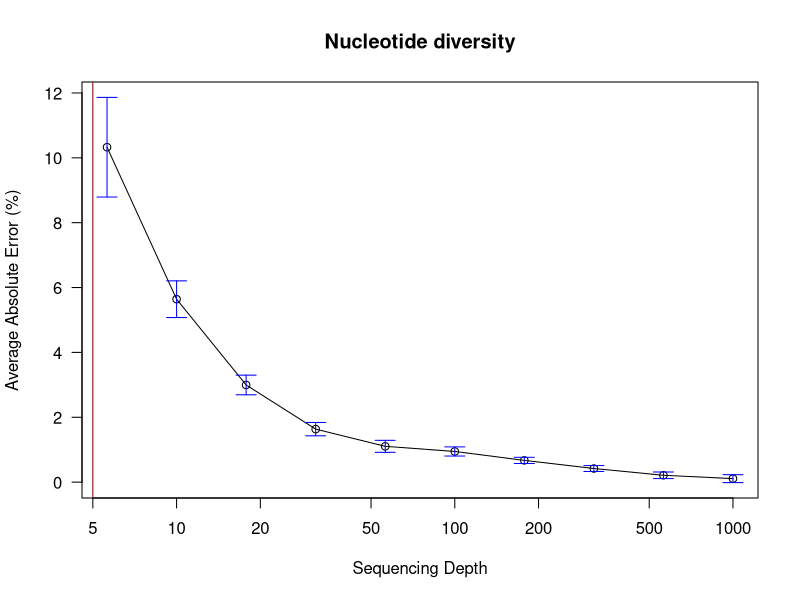

Write R code to recreate this figure.
setwd("/home/ebustos/Escritorio/01.PATOS.experiments/11.Sequencing.bias/05.PARA.ISME/06.Merged/")
ins <- read.csv("nucleotide.diversity.table.csv", sep = "\t")
tad <- read.csv("coverage.table.csv", sep = "\t")

ins$Genomospecies <- tolower(ins$Genomospecies)
ins[ins == 0] <- NA
tad[tad == 0] <- NA

gsp <- unique(tad$Genomospecies)
mg <- colnames(tad)[-c(1:2)]

#Coverage threshold, users can change this value by a desired threshold e.g. 10X or 200X
depth_limit <- 5

#Estimating Errors
x.breaks <- 10^seq(-6, 3, by = 0.25)
y.val <- vector("list", length(x.breaks))
y.errors <- vector("list", length(x.breaks))
y.n <- rep(0, length(x.breaks))

for (j in gsp) {
  for (i in mg) {
    x <- tad[tad$Genomospecies == j, i]
    y <- ins[ins$Genomospecies == j, i]
    s <- !is.na(x) & !is.na(y)
    if (!any(s)) next
    x <- x[s]
    y <- y[s] / tail(y, n = 1, na.rm = TRUE)
    
    for (k in seq_along(x)) {
      x.k <- head(which(x[k] < x.breaks), n = 1)
      if (length(x.k) > 0 && !is.na(x.k) && x.k <= length(y.val)) {
        y.val[[x.k]] <- c(y.val[[x.k]], y[k])
        
        y.expected <- mean(y.val[[x.k]], na.rm = TRUE)
        y.error <- abs(y[k] - y.expected) / y.expected * 100
        y.errors[[x.k]] <- c(y.errors[[x.k]], y.error)
        
        y.n[x.k] <- y.n[x.k] + 1
      }
    }
  }
  
}
  
  # Estimation of Average Estimated Error (%) and Standard Error
  error_mean <- sapply(y.errors, function(x) if (length(x) > 0) mean(x, na.rm = TRUE) else NA)
  error_sd <- sapply(y.errors, function(x) if (length(x) > 0) sd(x, na.rm = TRUE) else NA)
  n <- sapply(y.errors, length)
  error_se <- error_sd / sqrt(n)  # Error estándar
  
  y.val_filtered <- vector("list", length(x.breaks))
  y.errors_filtered <- vector("list", length(x.breaks))
  y.n_filtered <- rep(0, length(x.breaks))
  
  for (i in seq_along(x.breaks)) {
    if (x.breaks[i] >= depth_limit) {
      y.val_filtered[[i]] <- y.val[[i]]
      y.errors_filtered[[i]] <- y.errors[[i]]
      y.n_filtered[i] <- y.n[i]
    } else {
      y.val_filtered[[i]] <- NULL
      y.errors_filtered[[i]] <- NULL
      y.n_filtered[i] <- 0
    }
  }
  
  error_mean_filtered <- sapply(y.errors_filtered, function(x) if (length(x) > 0) mean(x, na.rm = TRUE) else NA)
  error_sd_filtered <- sapply(y.errors_filtered, function(x) if (length(x) > 0) sd(x, na.rm = TRUE) else NA)
  n_filtered <- sapply(y.errors_filtered, length)
  error_se_filtered <- error_sd_filtered / sqrt(n_filtered)  # Error estándar
  
  plot_with_error_bars <- function(x, y_mean, y_se, title, xlab, ylab) {
  valid <- !is.na(y_mean) & !is.infinite(y_mean)
  x <- x[valid]
  y_mean <- y_mean[valid]
  y_se <- y_se[valid]
    
  if (length(x) > 0) {
     plot(
      x, y_mean, log = "x", type = "o", las = 1,
      ylab = ylab, xlab = xlab,
      ylim = range(c(y_mean - 1.96 * y_se, y_mean + 1.96 * y_se), na.rm = TRUE)
      )
      arrows(
        x, y_mean - 1.96 * y_se, 
        x, y_mean + 1.96 * y_se, 
        angle = 90, code = 3, length = 0.1, col = "blue"
      )
      abline(v = depth_limit, col = "darkred")
      title(title)
    } else {
      plot.new()
      title(title)
      mtext("No data available", side = 3)
    }
  }
  
  # Average Estimated Error (%) and Standard Error plot at coverage >=5X
  plot_with_error_bars(x.breaks, error_mean_filtered, error_se_filtered, "Nucleotide diversity", "Sequencing Depth", "Average Absolute Error (%)")
